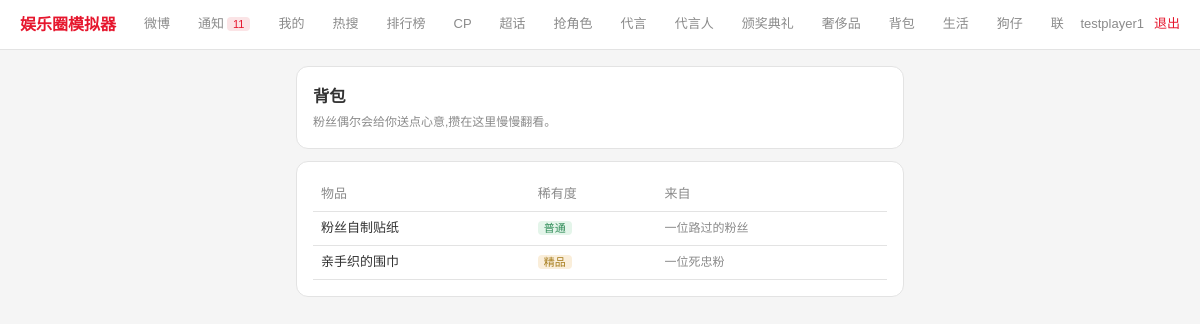
/backpack (signed in), run on the app's committed database.
### tables this page shows
CREATE TABLE fan_gifts (
    id          INTEGER PRIMARY KEY AUTOINCREMENT,
    player_id   INTEGER NOT NULL,
    item_name   TEXT NOT NULL,
    rarity      TEXT DEFAULT '',
    from_label  TEXT DEFAULT '',
    created_ts  INTEGER DEFAULT 0
);

### app.py (the view)
@app.route('/backpack')
@login_required
def backpack_page():
    player = me()
    if not player:
        return redirect(url_for('login'))
    gifts = q("SELECT * FROM fan_gifts WHERE player_id=? ORDER BY created_ts DESC LIMIT 50", (player['id'],))
    return render_template('backpack.html', gifts=gifts, rarity_labels=FAN_GIFT_RARITY_LABELS)

### app.py (called while the page is built)
def get_db():
    db = getattr(g, '_db', None)
    if db is None:
        db = g._db = sqlite3.connect(DB_PATH)
        db.row_factory = sqlite3.Row
        db.execute("PRAGMA journal_mode=WAL")
        db.execute("PRAGMA foreign_keys=ON")
    return db

def q(sql, args=(), one=False):
    cur = get_db().execute(sql, args)
    return cur.fetchone() if one else cur.fetchall()

def run(sql, args=()):
    db = get_db()
    cur = db.execute(sql, args)
    db.commit()
    return cur

def login_required(f):
    @wraps(f)
    def w(*a, **kw):
        if 'uid' not in S:
            return redirect(url_for('login'))
        return f(*a, **kw)
    return w

def get_effective_energy(player_id):
    row = q("SELECT energy, energy_updated FROM players WHERE id=?", (player_id,), one=True)
    if not row:
        return 0
    base_ts = row['energy_updated'] or now_ts()
    elapsed = now_ts() - base_ts
    regen = elapsed // ENERGY_REGEN_SECONDS
    if regen <= 0:
        return row['energy']
    new_energy = min(MAX_ENERGY, row['energy'] + regen)
    new_updated = base_ts + regen * ENERGY_REGEN_SECONDS
    run("UPDATE players SET energy=?, energy_updated=? WHERE id=?", (new_energy, new_updated, player_id))
    return new_energy

def me():
    uid = S.get('uid')
    if not uid:
        return None
    row = q("SELECT * FROM players WHERE user_id=?", (uid,), one=True)
    if not row:
        return None
    player = dict(row)
    player['energy'] = get_effective_energy(player['id'])
    return player

@app.context_processor
def inject_notification_count():
    player = me()
    if not player:
        return {'notification_count': 0}
    return {'notification_count': get_notification_count(player['id'])['total']}

### templates/backpack.html (shortened to what this page needs)
{% extends "base.html" %}
{% block content %}
<div class="card">
  <h3 style="margin-bottom:4px">背包</h3>
  <p class="muted">粉丝偶尔会给你送点心意,攒在这里慢慢翻看。</p>
</div>
<div class="card">
  <table>
    <tr><th>物品</th><th>稀有度</th><th>来自</th></tr>
    {% for g in gifts %}
    <tr>
      <td>{{ g.item_name }}</td>
      <td>
        <span class="badge {% if g.rarity == 'rare' %}badge-red{% elif g.rarity == 'premium' %}badge-gold{% else %}badge-green{% endif %}">
          {{ rarity_labels.get(g.rarity, g.rarity) }}
        </span>
      </td>
      <td class="muted">{{ g.from_label }}</td>
    </tr>
    {% else %}
    <tr><td colspan="3" class="muted">背包还是空的,等粉丝送点东西给你吧。</td></tr>
    {% endfor %}
  </table>
</div>
{% endblock %}

### templates/base.html (style rules this page uses)
:root { --bg:#f5f5f5;--sf:#ffffff;--sf2:#f0f0f0;--bd:#e3e3e3; --red:#e6162d;--red-dim:#fbe4e6; --text:#333333;--muted:#8b8b8b; --green:#2e8b57;--gold:#a67c1a; }
* { box-sizing:border-box;margin:0;padding:0 }
body { background:var(--bg);color:var(--text); font-family:"PingFang SC","Microsoft YaHei",sans-serif; font-size:14px;line-height:1.6;min-height:100vh }
.card { background:var(--sf);border:1px solid var(--bd);border-radius:12px;padding:16px;margin-bottom:12px }
.muted { color:var(--muted);font-size:12px }
.badge { font-size:11px;padding:1px 6px;border-radius:4px }
.badge-green { background:#e4f5ea;color:var(--green) }
.badge-gold { background:#faeeda;color:var(--gold) }
table { width:100%;border-collapse:collapse;font-size:13px }
th,td { padding:6px 8px;text-align:left;border-bottom:1px solid var(--bd) }
th { color:var(--muted);font-weight:500 }

### data on the page
fan_gifts: item_name "粉丝自制贴纸", get "普通", from_label "一位路过的粉丝"
fan_gifts: item_name "亲手织的围巾", get "精品", from_label "一位死忠粉"

### other printed values
{{ notification_count }} "11"
{{ session.get('uname') }} "testplayer1"
